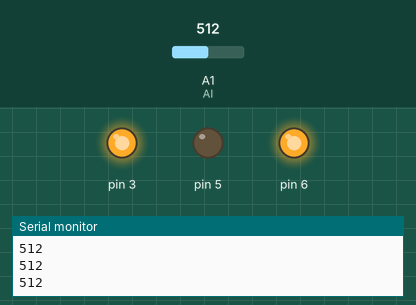
Bench run of a sketch on a simulated Arduino Uno, built with avr-gcc and run on an emulated ATmega328P. On the bench: output pins drawn as LEDs (lit = HIGH), the last lines printed to the serial monitor. The inputs (shaded band) are chosen by the test bench; at power-on: A1 (AI) = 512.

Above: at 1.2 s.
1.3 s: A1 (AI) set to 484
At 2.1 s:
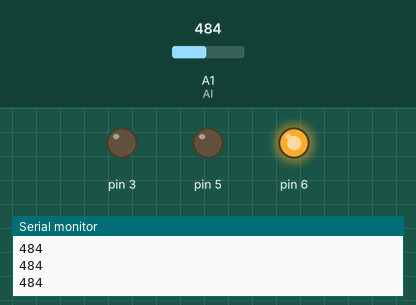
2.8 s: A1 (AI) set to 414
4.3 s: A1 (AI) set to 386
At 5.5 s:
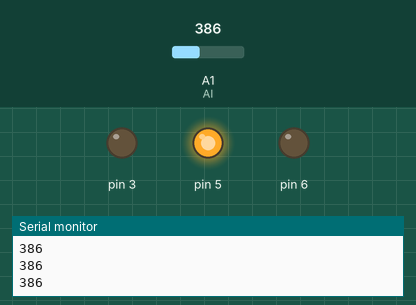
5.8 s: A1 (AI) set to 309
7.3 s: A1 (AI) set to 290
At 7.9 s:
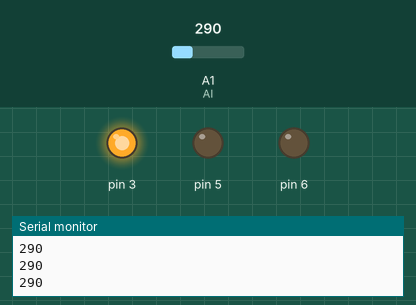
8.8 s: A1 (AI) set to 306
At 9.1 s:
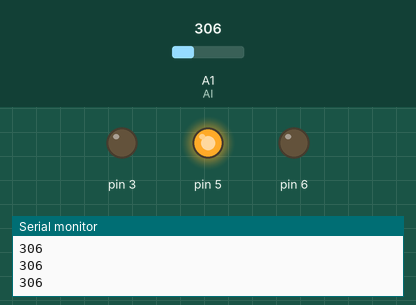
Timing chart, 0 to 11.3 s (numbered marks = the images above; inputs shaded):
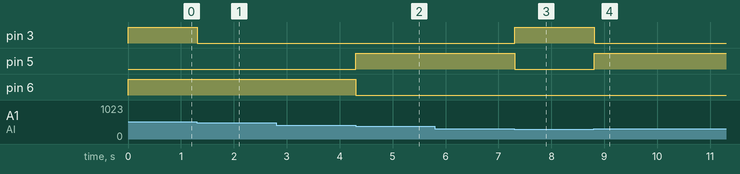

Measured:
- the behaviour switches between 501 and 500 on A1 (AI) (found by bisection; images 0 and 1)
- the behaviour switches between 401 and 400 on A1 (AI) (found by bisection; images 1 and 2)
- the behaviour switches between 301 and 300 on A1 (AI) (found by bisection; images 2 and 3)
- after the input at 1.3 s, pin 3: HIGH → LOW at once
- after the input at 4.3 s, pin 5: LOW → HIGH at once; pin 6: HIGH → LOW at once
- after the input at 7.3 s, pin 3: LOW → HIGH at once; pin 5: HIGH → LOW at once
- after the input at 8.8 s, pin 3: HIGH → LOW at once; pin 5: LOW → HIGH at once

The sketch:

change_RGB_color_from_black_to_white_through_different_color.ino
```cpp
float AI= A1; // set AI to Analog Input 1
int REDPIN = 9; // set REDPIN to the PIN 9
int GREENPIN = 10; // set GREENPIN to PIN 10
int BLUEPIN = 11; // set BLUEPIN to Pin 11
void setup() {
  // initialize serial communication at 9600 bits per second:
  Serial.begin(9600);
}
void loop() {
  int val = analogRead(AI);
  Serial.println(val);
  if (val <120) { // the first condition if the value from the value less than 120 RGB turn white
  analogWrite( 3,255);
  analogWrite(5, 255);
  analogWrite (6,255);}
 else if (val>120 && val <=300){ // the second condition if val bigger than 120 but less and equal to 300 RGB turn RED
analogWrite( 3,255);
analogWrite(5, 0);
analogWrite (6,0); }
 else if (val>300 && val<=400){  // the third condition if val bigger than 300 but less and equal to 400 RGB turn  GReen
analogWrite( 3, 0);
analogWrite(5, 255);
analogWrite (6, 0); }
else if (val>400 && val<=500){ // the forth condition if val bigger than 400 but less and equal to 500 RGB turn BLUE
analogWrite( 3, 0);
analogWrite(5, 0);
analogWrite (6, 255); }
else if (val>500 && val<=600){  // the fifth condition if val bigger than 500 but less and equal to 600 RGB turn Purple
analogWrite( 3, 255);
analogWrite(5, 0);
analogWrite (6, 255); }
else if (val>600 && val<=700){ // the sixth condition if val bigger than 600 but less and equal to 700 RGB turn YELLOW
analogWrite(3, 255) ;
analogWrite(5, 255);
analogWrite(6, 0);}
else { // the final condition if the value is more than 700 RGB turn black
analogWrite( 3, 0);
analogWrite(5, 0);
analogWrite (6, 0);
} }
```
